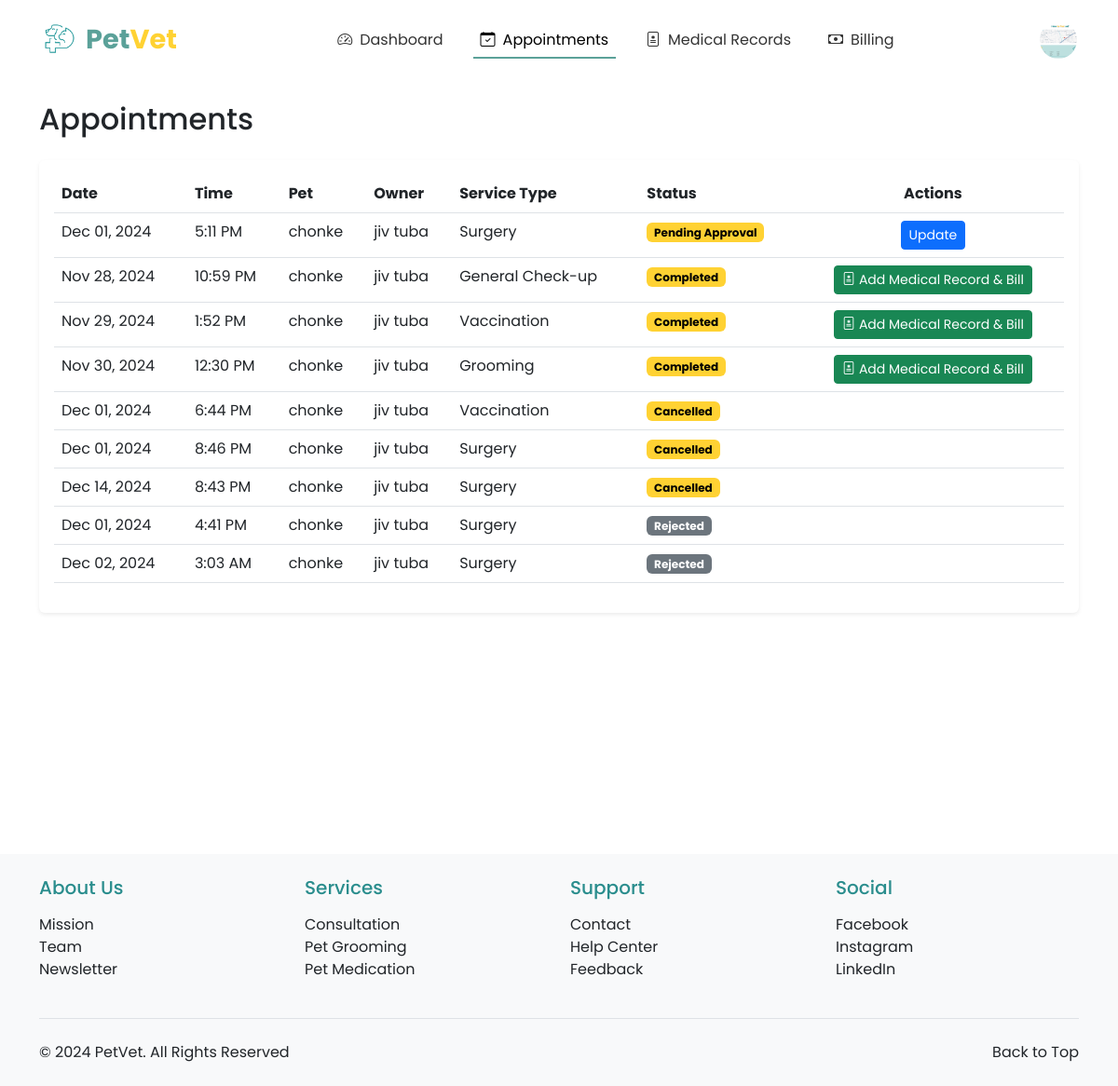
Page /vet/appointments/ (signed in) on the committed database.
### registration_login/models.py (models this page shows, shortened)
class Profile(models.Model):
    PAYMENT_CHOICES = [
        ('CASH', 'Cash'),
        ('CARD', 'Credit/Debit Card'),
        ('GCASH', 'GCash'),
        ('MAYA', 'Maya'),
    ]
    ROLE_CHOICES = [
        ('OWNER', 'Pet Owner'),
        ('VET', 'Veterinarian'),
    ]
    user = models.OneToOneField(User, on_delete=models.CASCADE, primary_key=True)
    profile_picture = models.ImageField(upload_to='profile_pics/', default='profile_pics/profile.png')
    first_name = models.CharField(max_length=50)
    last_name = models.CharField(max_length=50)
    address = models.CharField(max_length=200, blank=True, null=True)
    contact_number = models.CharField(max_length=15, blank=True, null=True)
    preferred_payment = models.CharField(max_length=10, choices=PAYMENT_CHOICES, default='CASH')
    card_number = models.CharField(max_length=16, blank=True, null=True)
    card_expiry = models.CharField(max_length=5, blank=True, null=True)
    ewallet_number = models.CharField(max_length=15, blank=True, null=True)
    role = models.CharField(max_length=10, choices=ROLE_CHOICES, default='OWNER')
    phone_number = models.CharField(max_length=20, null=True, blank=True)
    created_at = models.DateTimeField(auto_now_add=True)
    updated_at = models.DateTimeField(auto_now=True)

### appointments/models.py (models this page shows, shortened)
class Appointment(models.Model):
    STATUS_CHOICES = [
        ('PENDING', 'Pending Approval'),
        ('APPROVED', 'Approved'),
        ('COMPLETED', 'Completed'),
        ('CANCELLED', 'Cancelled'),
        ('REJECTED', 'Rejected'),
    ]
    SERVICE_CHOICES = [
        ('CHECKUP', 'General Check-up'),
        ('VACCINATION', 'Vaccination'),
        ('SURGERY', 'Surgery'),
        ('GROOMING', 'Grooming'),
        ('DENTAL', 'Dental Care'),
        ('EMERGENCY', 'Emergency Care'),
    ]
    pet = models.ForeignKey(Pet, on_delete=models.CASCADE, related_name='appointments')
    owner = models.ForeignKey(Profile, on_delete=models.CASCADE, null=True)  # Making owner nullable
    veterinarian = models.ForeignKey(VeterinarianProfile, on_delete=models.SET_NULL, null=True, related_name='appointments')
    service_type = models.CharField(max_length=20, choices=SERVICE_CHOICES, default='CHECKUP')
    date = models.DateField()
    time = models.TimeField()
    reason = models.TextField(blank=True, null=True)
    status = models.CharField(max_length=20, choices=STATUS_CHOICES, default='PENDING')
    notes = models.TextField(blank=True, null=True)
    created_at = models.DateTimeField(auto_now_add=True)
    updated_at = models.DateTimeField(auto_now=True)
    class Meta:
        ordering = ['date', 'time']

### pet_registration/models.py (models this page shows, shortened)
class Pet(models.Model):
    owner = models.ForeignKey(User, on_delete=models.CASCADE, related_name='pets')
    pet_id = models.CharField(max_length=20, unique=True)
    pet_name = models.CharField(max_length=50)
    breed = models.CharField(max_length=50)
    species = models.CharField(max_length=50)
    sex = models.CharField(max_length=10, choices=[('Male', 'Male'), ('Female', 'Female'), ('Unknown', 'Unknown')])
    weight = models.DecimalField(max_digits=5, decimal_places=2)
    birthday = models.DateField()
    pet_description = models.TextField(blank=True, null=True)
    image_url = models.ImageField(upload_to='pet_images/', blank=True, null=True)
    primary_veterinarian = models.ForeignKey('veterinarians.VeterinarianProfile',
        on_delete=models.SET_NULL,
        null=True,
        blank=True,
        related_name='primary_pets'
    )
    def __str__(self):
        return f"{self.pet_name} ({self.breed})"

### veterinarians/views.py (the view)
# urls.py: path('', views.appointment_list, name='appointment_list'),
@login_required
@user_passes_test(is_veterinarian)
def appointment_list(request):
    vet_profile = get_object_or_404(VeterinarianProfile, profile=request.user.profile)
    status_order = {
        'PENDING': 0,
        'APPROVED': 1,
        'COMPLETED': 2,
        'CANCELLED': 3,
        'REJECTED': 4
    }
    appointments = Appointment.objects.select_related('pet', 'pet__owner').filter(
        veterinarian=vet_profile
    )
    appointments = sorted(appointments, key=lambda x: (status_order[x.status], x.date, x.time))
    for appointment in appointments:
        print(f"Appointment ID: {appointment.id}")
        print(f"Pet: {appointment.pet}")
        if appointment.pet:
            print(f"Pet ID: {appointment.pet.pet_id}")
    return render(request, 'veterinarians/appointment_list.html', {'appointments': appointments})

### veterinarians/views.py (called while the page is built)
def is_veterinarian(user):
    return user.profile.role == 'VET'

### veterinarians/templates/veterinarians/appointment_list.html (shortened to what this page needs)
{% extends 'base.html' %}
{% block nav_appointments %}active{% endblock %}
{% block content %}
<div class="container content-wrapper py-4">
    <div class="d-flex justify-content-between align-items-center mb-4">
        <h2 class="mb-0">Appointments</h2>
    </div>
    <div class="card border-0 shadow-sm">
        <div class="card-body">
            <div class="table-responsive">
                <table class="table table-hover">
                    <thead>
                        <tr>
                            <th>Date</th>
                            <th>Time</th>
                            <th>Pet</th>
                            <th>Owner</th>
                            <th>Service Type</th>
                            <th>Status</th>
                            <th class="text-center">Actions</th>
                        </tr>
                    </thead>
                    <tbody>
                        {% regroup appointments by status as status_list %}
                        {% for status_group in status_list %}
                            {% for appointment in status_group.list %}
                                <tr>
                                    <td>{{ appointment.date|date:"M d, Y" }}</td>
                                    <td>{{ appointment.time|time:"g:i A" }}</td>
                                    <td>{% if appointment.pet %}{{ appointment.pet.pet_name }}{% else %}N/A{% endif %}</td>
                                    <td>{% if appointment.pet and appointment.pet.owner %}{{ appointment.pet.owner.first_name }} {{ appointment.pet.owner.last_name }}{% else %}N/A{% endif %}</td>
                                    <td>{{ appointment.get_service_type_display }}</td>
                                    <td>
                                        <span class="badge {% if appointment.status == 'APPROVED' %}bg-success
                                                      {% elif appointment.status == 'PENDING' %}bg-warning
                                                      {% elif appointment.status == 'COMPLETED' %}bg-info
                                                      {% elif appointment.status == 'CANCELLED' %}bg-danger
                                                      {% elif appointment.status == 'REJECTED' %}bg-secondary{% endif %}">
                                            {{ appointment.get_status_display }}
                                        </span>
                                    </td>
                                    <td>
                                        <div class="d-flex justify-content-center gap-2">
                                            {% if appointment.status != 'COMPLETED' and appointment.status != 'CANCELLED' and appointment.status != 'REJECTED' %}
                                                <a href="{% url 'veterinarians:update_appointment' appointment.id %}" class="btn btn-sm btn-primary">Update</a>
                                            {% endif %}
                                            {% if appointment.status == 'COMPLETED' and appointment.pet and appointment.pet.pet_id %}
                                                <a href="{% url 'veterinarians:add_medical_record' appointment.pet.pet_id %}" class="btn btn-sm btn-success">
                                                    <i class="bi bi-file-medical me-1"></i>Add Medical Record & Bill
                                                </a>
                                            {% endif %}
                                        </div>
                                    </td>
                                </tr>
                            {% endfor %}
                        {% empty %}
                            <tr>
                                <td colspan="7" class="text-center">No appointments found.</td>
                            </tr>
                        {% endfor %}
                    </tbody>
                </table>
            </div>
        </div>
    </div>
</div>
{% endblock %}

### appointments/templates/base.html (shortened to what this page needs)
<!DOCTYPE html>
<html lang="en">
<head>
    {% load static %}
    <link href="https://cdn.jsdelivr.net/npm/bootstrap@5.3.0/dist/css/bootstrap.min.css" rel="stylesheet">
    <link rel="stylesheet" href="https://cdn.jsdelivr.net/npm/bootstrap-icons@1.11.2/font/bootstrap-icons.css">
</head>
<body>
    <nav class="navbar navbar-expand-lg navbar-light bg-white">
        <div class="container-fluid">
            <a class="navbar-brand d-flex align-items-center" href="{% url 'homepage:index' %}">
                <img src="{% static 'images/toplogo.png' %}" alt="PetVet Logo" class="me-2">
                <span class="logo-text">
                    <span class="logo-text-pet">Pet</span><span class="logo-text-vet">Vet</span>
                </span>
            </a>
            <div class="collapse navbar-collapse justify-content-center" id="navbarNav">
                <ul class="navbar-nav">
                    {% if user.is_authenticated %}
                        {% if user.profile.role == 'VET' %}
                            <li class="nav-item">
                                <a class="nav-link {% block nav_dashboard %}{% endblock %}" href="{% url 'veterinarians:dashboard' %}">
                                    <i class="bi bi-speedometer2 nav-icon"></i>Dashboard
                                </a>
                            </li>
                            <li class="nav-item">
                                <a class="nav-link {% block nav_appointments %}{% endblock %}" href="{% url 'veterinarians:appointment_list' %}">
                                    <i class="bi bi-calendar-check nav-icon"></i>Appointments
                                </a>
                            </li>
                            <li class="nav-item">
                                <a class="nav-link {% block nav_medical_records %}{% endblock %}" href="{% url 'veterinarians:medical_records_list' %}">
                                    <i class="bi bi-file-medical nav-icon"></i>Medical Records
                                </a>
                            </li>
                            <li class="nav-item">
                                <a class="nav-link {% block nav_billing %}{% endblock %}" href="{% url 'veterinarians:billing_management' %}">
                                    <i class="bi bi-cash nav-icon"></i>Billing
                                </a>
                            </li>
                        {% endif %}
                    {% endif %}
                </ul>
            </div>
            <div class="d-flex align-items-center">
                {% if user.is_authenticated %}
                    <div class="dropdown">
                        <img src="{{ user.profile.profile_picture.url }}" alt="Profile" class="profile-image" role="button" data-bs-toggle="dropdown" aria-expanded="false">
                    </div>
                {% else %}
                    <a href="{% url 'registration_login:my_login' %}" class="btn btn-auth-primary me-2">Login</a>
                    <a href="{% url 'registration_login:register' %}" class="btn btn-auth-outline">Register</a>
                {% endif %}
            </div>
        </div>
    </nav>
    <main>
        {% block content %}{% endblock %}
    </main>
    <footer class="bg-light py-4">
        <div class="container">
            <div class="row g-4">
                <div class="col-lg-3 col-md-6">
                    <h5 class="mb-3" style="color: #2A8D8D;">About Us</h5>
                    <ul class="list-unstyled">
                        <li><a href="{% url 'homepage:about_us' %}#mission" class="text-decoration-none text-dark">Mission</a></li>
                        <li><a href="{% url 'homepage:about_us' %}#team" class="text-decoration-none text-dark">Team</a></li>
                        <li><a href="{% url 'homepage:about_us' %}#newsletter" class="text-decoration-none text-dark">Newsletter</a></li>
                    </ul>
                </div>
                <div class="col-lg-3 col-md-6">
                    <h5 class="mb-3" style="color: #2A8D8D;">Services</h5>
                    <ul class="list-unstyled">
                        <li><a href="{% url 'homepage:index' %}#services" class="text-decoration-none text-dark">Consultation</a></li>
                        <li><a href="{% url 'homepage:index' %}#services" class="text-decoration-none text-dark">Pet Grooming</a></li>
                        <li><a href="{% url 'homepage:index' %}#services" class="text-decoration-none text-dark">Pet Medication</a></li>
                    </ul>
                </div>
                <div class="col-lg-3 col-md-6">
                    <h5 class="mb-3" style="color: #2A8D8D;">Support</h5>
                    <ul class="list-unstyled">
                        <li><a href="{% url 'homepage:about_us' %}#contact" class="text-decoration-none text-dark">Contact</a></li>
                        <li><a href="{% url 'homepage:about_us' %}#help" class="text-decoration-none text-dark">Help Center</a></li>
                        <li><a href="{% url 'homepage:about_us' %}#feedback" class="text-decoration-none text-dark">Feedback</a></li>
                    </ul>
                </div>
                <div class="col-lg-3 col-md-6">
                    <h5 class="mb-3" style="color: #2A8D8D;">Social</h5>
                    <ul class="list-unstyled">
                        <li><a href="https://facebook.com" target="_blank" class="text-decoration-none text-dark">Facebook</a></li>
                        <li><a href="https://instagram.com" target="_blank" class="text-decoration-none text-dark">Instagram</a></li>
                        <li><a href="https://linkedin.com" target="_blank" class="text-decoration-none text-dark">LinkedIn</a></li>
                    </ul>
                </div>
            </div>
            <div class="border-top mt-4 pt-4">
                <div class="container px-0">
                    <div class="row">
                        <div class="col-md">
                            <p class="mb-0 text-dark">&copy; 2024 PetVet. All Rights Reserved</p>
                        </div>
                        <div class="col-md text-md-end">
                            <a href="#" class="text-decoration-none text-dark" id="back-to-top">Back to Top</a>
                        </div>
                    </div>
                </div>
            </div>
        </div>
    </footer>
</body>
</html>

### appointments/templates/base.html (style rules this page uses)
:root { --primary-color: #5BA199; --secondary-color: #FFD233; --light-cream: #FFF9EA; }
body { font-family: 'Poppins', sans-serif; min-height: 100vh; display: flex; flex-direction: column; }
main { min-height: 100vh; }
footer { margin-top: 2rem; }
.navbar { padding: 1rem 2rem; }
.navbar-brand img { height: 40px; }
.nav-link { color: #333; position: relative; padding: 0.5rem 1.5rem; margin: 0 0.5rem; }
.nav-link.active { color: var(--primary-color); }
.nav-link.active::after { content: ''; position: absolute; bottom: 0; left: 0; width: 100%; height: 2px; background-color: var(--primary-color); }
.navbar-nav { gap: 0.5rem; }
.profile-image { width: 40px; height: 40px; border-radius: 50%; object-fit: cover; cursor: pointer; }
.logo-text { font-size: 1.8rem; font-weight: 700; }
.logo-text-pet { color: var(--primary-color); }
.logo-text-vet { color: var(--secondary-color); }
.bg-success, .bg-info, .bg-warning, .bg-error, .bg-danger { background-color: #FFD233 !important; color: #000 !important; }
.nav-icon { margin-right: 0.5rem; }

### rows in the picture
Appointment: date "Dec 01, 2024", time "5:11 PM", pet.pet_name "chonke", pet.owner.first_name "jiv", pet.owner.last_name "tuba", service_type "Surgery", status "Pending Approval", shows "Update"
Appointment: date "Nov 28, 2024", time "10:59 PM", pet.pet_name "chonke", pet.owner.first_name "jiv", pet.owner.last_name "tuba", service_type "General Check-up", status "Completed", shows "Add Medical Record & Bill"
Appointment: date "Nov 29, 2024", time "1:52 PM", pet.pet_name "chonke", pet.owner.first_name "jiv", pet.owner.last_name "tuba", service_type "Vaccination", status "Completed", shows "Add Medical Record & Bill"
Appointment: date "Nov 30, 2024", time "12:30 PM", pet.pet_name "chonke", pet.owner.first_name "jiv", pet.owner.last_name "tuba", service_type "Grooming", status "Completed", shows "Add Medical Record & Bill"
Appointment: date "Dec 01, 2024", time "6:44 PM", pet.pet_name "chonke", pet.owner.first_name "jiv", pet.owner.last_name "tuba", service_type "Vaccination", status "Cancelled"
Appointment: date "Dec 01, 2024", time "8:46 PM", pet.pet_name "chonke", pet.owner.first_name "jiv", pet.owner.last_name "tuba", service_type "Surgery", status "Cancelled"
Appointment: date "Dec 14, 2024", time "8:43 PM", pet.pet_name "chonke", pet.owner.first_name "jiv", pet.owner.last_name "tuba", service_type "Surgery", status "Cancelled"
Appointment: date "Dec 01, 2024", time "4:41 PM", pet.pet_name "chonke", pet.owner.first_name "jiv", pet.owner.last_name "tuba", service_type "Surgery", status "Rejected"
Appointment: date "Dec 02, 2024", time "3:03 AM", pet.pet_name "chonke", pet.owner.first_name "jiv", pet.owner.last_name "tuba", service_type "Surgery", status "Rejected"
